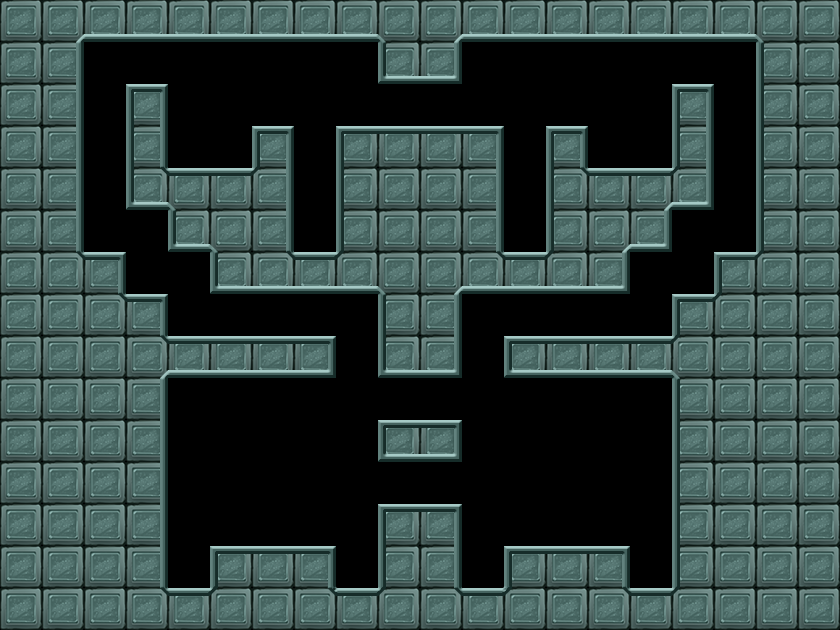

A level layout from a 2D game, rendered from its tile map. Below: a short description, then the map file with tile-grid data replaced by summaries:
An orthogonal 20x15 tile map with 42x42 px tiles, 1 tile layer (map) and 22 objects (4x nl, 3x nag, 3x emy_lang, 2x ntn, 2x dec_yuantong, ...).

<map version="1.0" orientation="orthogonal" width="20" height="15" tilewidth="42" tileheight="42">
 <tileset firstgid="1" name="level17" tilewidth="42" tileheight="42">
  <image source="level17.png" width="840" height="630" />
  <tile id="22">
   <properties>
    <property name="tag" value="1" />
   </properties>
  </tile>
 </tileset>
 <layer name="map" width="20" height="15">
  <data>[300 cells, 300 non-empty, 195 distinct tile ids]</data>
 </layer>
 <objectgroup name="data" width="20" height="15">
  <object name="dec_twoBox" x="126" y="252" width="42" height="42">
   <properties>
    <property name="any" value="0" />
   </properties>
  </object>
  <object name="dec_oneBox" x="294" y="294" width="42" height="42">
   <properties>
    <property name="any" value="0" />
   </properties>
  </object>
  <object name="ntn" x="336" y="42" width="42" height="42" />
  <object name="nag" x="294" y="210" width="42" height="42">
   <properties>
    <property name="any" value="0" />
   </properties>
  </object>
  <object name="dec_tong" x="630" y="294" width="42" height="42">
   <properties>
    <property name="any" value="0" />
   </properties>
  </object>
  <object name="nlt" x="504" y="294" width="42" height="42">
   <properties>
    <property name="any" value="0" />
    <property name="dir" value="1" />
    <property name="dir1" value="3" />
   </properties>
  </object>
  <object name="dec_yuantong" x="378" y="378" width="42" height="42" />
  <object name="nl" x="168" y="546" width="42" height="42">
   <properties>
    <property name="any" value="0" />
   </properties>
  </object>
  <object name="ntn" x="462" y="42" width="42" height="42" />
  <object name="nag" x="504" y="210" width="42" height="42">
   <properties>
    <property name="any" value="0" />
   </properties>
  </object>
  <object name="nag" x="294" y="504" width="42" height="42">
   <properties>
    <property name="any" value="0" />
   </properties>
  </object>
  <object name="dec_yuantong" x="420" y="378" width="42" height="42" />
  <object name="nl" x="336" y="546" width="42" height="42">
   <properties>
    <property name="any" value="0" />
   </properties>
  </object>
  <object name="nl" x="462" y="546" width="42" height="42">
   <properties>
    <property name="any" value="0" />
   </properties>
  </object>
  <object name="nl" x="630" y="546" width="42" height="42">
   <properties>
    <property name="any" value="0" />
   </properties>
  </object>
  <object name="emy_niao" x="84" y="126" width="42" height="42">
   <properties>
    <property name="fly" value="1" />
    <property name="max" value="5" />
    <property name="min" value="1" />
    <property name="speed" value="1" />
   </properties>
  </object>
  <object name="emy_zhu" x="378" y="84" width="42" height="42">
   <properties>
    <property name="max" value="11" />
    <property name="min" value="8" />
    <property name="speed" value="1" />
   </properties>
  </object>
  <object name="emy_lang" x="462" y="84" width="42" height="42">
   <properties>
    <property name="max" value="11" />
    <property name="min" value="8" />
    <property name="speed" value="1" />
   </properties>
  </object>
  <object name="emy_niao" x="714" y="126" width="42" height="42">
   <properties>
    <property name="fly" value="1" />
    <property name="max" value="5" />
    <property name="min" value="1" />
    <property name="speed" value="1" />
   </properties>
  </object>
  <object name="emy_lang" x="504" y="504" width="42" height="42">
   <properties>
    <property name="max" value="14" />
    <property name="min" value="12" />
    <property name="speed" value="1" />
   </properties>
  </object>
  <object name="emy_lang" x="588" y="504" width="42" height="42">
   <properties>
    <property name="max" value="14" />
    <property name="min" value="12" />
    <property name="speed" value="1" />
   </properties>
  </object>
  <object name="na" x="210" y="504" width="42" height="42" />
 </objectgroup>
</map>
